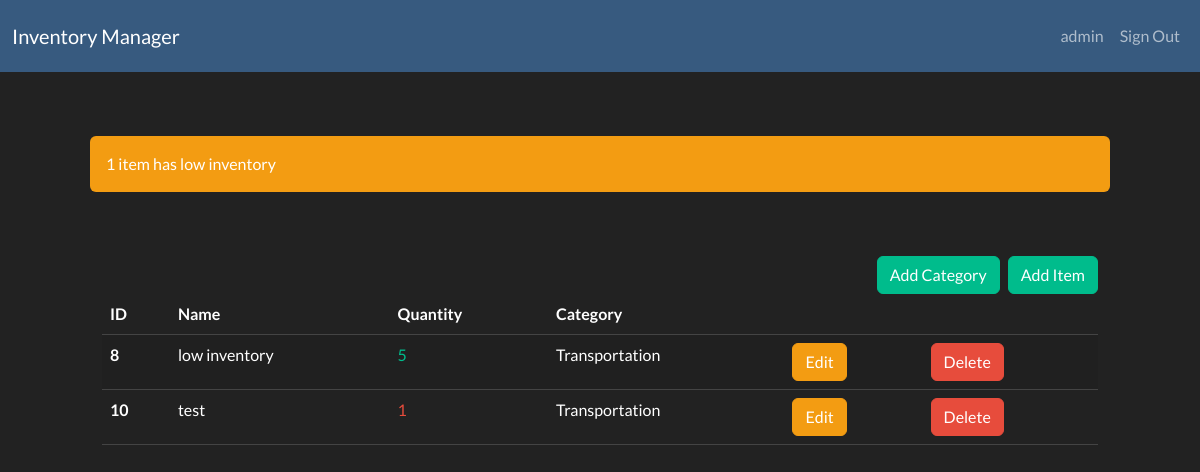
The page /dashboard/ (signed in) on the database its author committed.
### inventory/models.py (models this page shows, shortened)
class InventoryItem(models.Model):
    name = models.CharField(max_length=200)
    quantity = models.IntegerField()
    category = models.ForeignKey('Category', on_delete = models.SET_NULL, blank = True, null = True)
    date_created = models.DateTimeField(auto_now_add = True)
    user = models.ForeignKey(User, on_delete = models.CASCADE)

class Category(models.Model):
    name = models.CharField(max_length = 155)
    class Meta:
        verbose_name_plural = 'Categories'

### inventory/views.py (the view)
# urls.py: path('dashboard/', Dashboard.as_view(), name='dashboard'),
class Dashboard(LoginRequiredMixin, View):
    def get(self, request):
        items = InventoryItem.objects.filter(user = self.request.user.id).order_by('id')
        low_inventory = InventoryItem.objects.filter(
            user = self.request.user.id,
            quantity__lte=LOW_QUANTITY
        )
        if low_inventory.count() > 0:
            if low_inventory.count() > 1:
                messages.error(request, f'{low_inventory.count()} items have low inventory')
            else:
                messages.error(request, f'{low_inventory.count()} item has low inventory')
        low_inventory_ids = InventoryItem.objects.filter(
            user = self.request.user.id,
            quantity__lte = LOW_QUANTITY
        ).values_list('id', flat = True)
        return render(request, 'inventory/dashboard.html', {'items': items, 'low_inventory_ids' : low_inventory_ids})

### inventory/templates/inventory/dashboard.html (shortened to what this page needs)
{% extends 'inventory/base.html' %}
{% block content %}
    {% if messages %}
        <div class="row mt-3">
            {% for message in messages %}
                {% if message.tags == 'error' %}
                    <div class="col-md-10 col-12 mx-auto mt-5 alert alert-warning">
                        {{ message }}
                    </div>
                {% else %}
                <div class="col-md-10 col-12 mx-auto mt-5 alert alert-success">
                    {{ message }}
                </div>
                {% endif %}
            {% endfor %}
        </div>
    {% endif %}
    <div class="row">
        <div class="col-md-10 col-12 mx-auto mt-5">
            <div class="d-flex justify-content-end gap-2">
                <a href="{% url 'add-category' %}" class="btn btn-success">Add Category</a>
                <a href="{% url 'add-item' %}" class="btn btn-success">Add Item</a>
            </div>
            <table class="table table-hover table-striped">
                <thead>
                    <tr>
                        <th scope="col">ID</th>
                        <th scope="col">Name</th>
                        <th scope="col">Quantity</th>
                        <th scope="col">Category</th>
                        <th scope="col"></th>
                        <th scope="col"></th>
                    </tr>
                </thead>
                <tbody>
                    {% for item in items %}
                    <tr>
                        <th scope="row">{{ item.id }}</th>
                        <td>{{ item.name }}</td>
                        {% if item.id in low_inventory_ids %}
                        <td class="text-danger">{{ item.quantity }}</td>
                        {% else %}
                        <td class="text-success">{{ item.quantity }}</td>
                        {% endif %}
                        <td>{{ item.category.name }}</td>
                        <td><a href="{% url 'edit-item' item.id %}" class="btn btn-warning">Edit</a></td>
                        <td><a href="{% url 'delete-item' item.id %}" class="btn btn-danger">Delete</a></td>
                    </tr>
                    {% endfor %}
                </tbody>
            </table>
        </div>
    </div>
{% endblock content %}

### inventory/templates/inventory/navigation.html (shortened to what this page needs)
<nav class="navbar navbar-expand-lg bg-primary" data-bs-theme="dark">
    <div class="container-fluid">
        <a class="navbar-brand" href="{% url 'index' %}">Inventory Manager</a>
        <div class="collapse navbar-collapse justify-content-end" id="navbarNav">
            <ul class="navbar-nav">
                {% if user.is_authenticated %}
                <li class="nav-item">
                    <a class="nav-link" href="#">{{ user.username }}</a>
                </li>
                <li class="nav-item">
                    <form method="post" action="{% url 'logout' %}">
                        <button class="nav-link">Sign Out</button>
                   </form>
                </li>
                {% endif %}
            </ul>
        </div>
    </div>
</nav>

### rows shown on the page
InventoryItem: id "8", name "low inventory", quantity "5", category.name "Transportation"
InventoryItem: id "10", name "test", quantity "1", category.name "Transportation"

### other values the page prints
{{ user.username }} "admin"
{{ message }} "1 item has low inventory"
